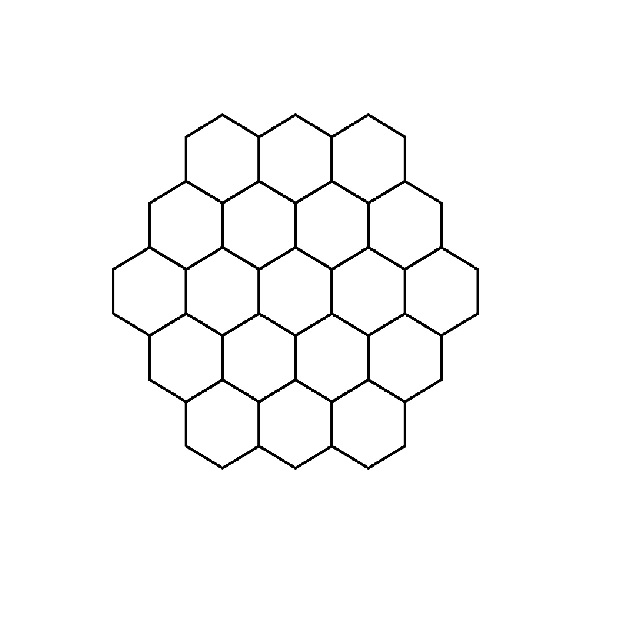
#> input picture example.jpg, 642 x 624 px
$ python -i contour2.py   (imports and definitions only)
#> lines starting #> are read from the running program, lines starting #| are printed output that depends on the picture; after the words box and inside, x2 and y2 are one past the last pixel; in counts of white or black regions, pixels touching at a corner belong together
#> further down, picture is the input picture: shape (624, 642, 3); min 0, max 255, mean 249.6
import numpy as np
import cv2
import streamlit as st


def canny_edge_detection(image, threshold1, threshold2):
    # Convert image to grayscale
#> called with threshold1 = 100, threshold2 = 200
    gray_image = cv2.cvtColor(image, cv2.COLOR_BGR2GRAY)
    # Apply Gaussian blur to remove noise
    blurred_image = cv2.GaussianBlur(gray_image, (5, 5), 0)
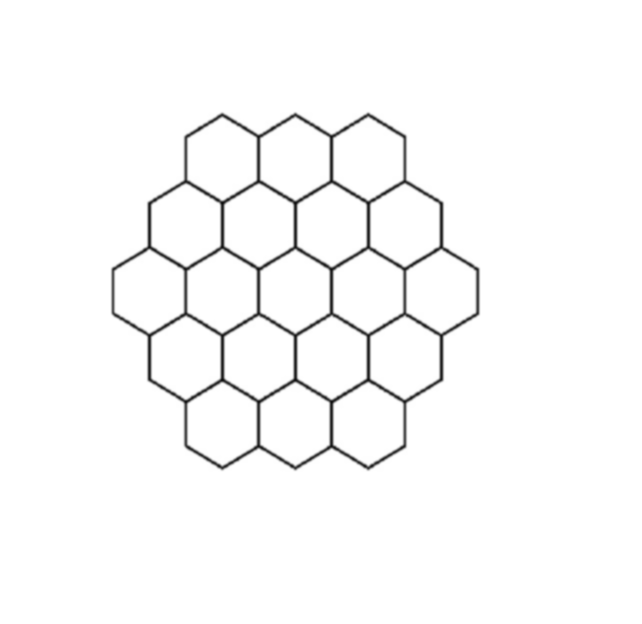
#> blurred_image: shape (624, 642); min 13, max 255, mean 249.6
    # Apply Canny edge detection
    edges = cv2.Canny(blurred_image, threshold1, threshold2)
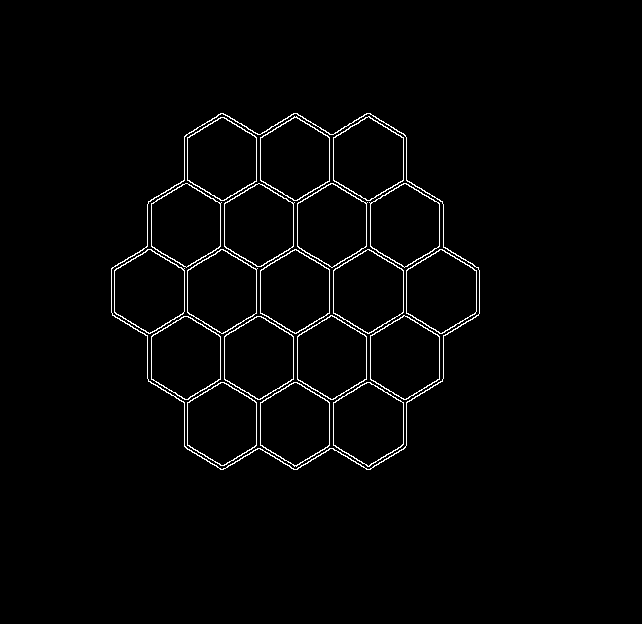
#> edges: shape (624, 642); 1.8% white in thin lines or dots, all inside (x1, y1, x2, y2) = (111, 113, 480, 470)
    return edges

def findContours(image, mode=cv2.RETR_EXTERNAL, method=cv2.CHAIN_APPROX_SIMPLE):
    # Apply Canny edge detection
    edges = canny_edge_detection(image, threshold1=100, threshold2=200)

    # Find contours in the image
    contours = []
    hierarchy = None
    rows, cols = edges.shape
#> rows = 624; cols = 642
    visited = np.zeros((rows, cols))

    for i in range(rows):
        for j in range(cols):
            if edges[i][j] == 255 and visited[i][j] == 0:
                contour = []
                stack = [(i, j)]
                while len(stack) > 0:
                    y, x = stack.pop()
                    visited[y][x] = 1
                    contour.append((x, y))
                    neighbors = [(y-1, x), (y+1, x), (y, x-1), (y, x+1)]
                    for ny, nx in neighbors:
                        if ny >= 0 and ny < rows and nx >= 0 and nx < cols and edges[ny][nx] == 255 and visited[ny][nx] == 0:
                            stack.append((ny, nx))
                if len(contour) > 0:
                    contours.append(np.array(contour))

    return contours, hierarchy

def contour_detection(image, threshold1=100, threshold2=200):
    # Apply Canny edge detection
    # edges = canny_edge_detection(image, threshold1, threshold2)
    # Find contours in the image
    contours, hierarchy = findContours(image, cv2.RETR_EXTERNAL, cv2.CHAIN_APPROX_SIMPLE)
#> contours = 140 items
    # Draw contours on the image
    contours_image = np.zeros_like(image)
    cv2.drawContours(contours_image, contours, -1, (0, 255, 0), 2)
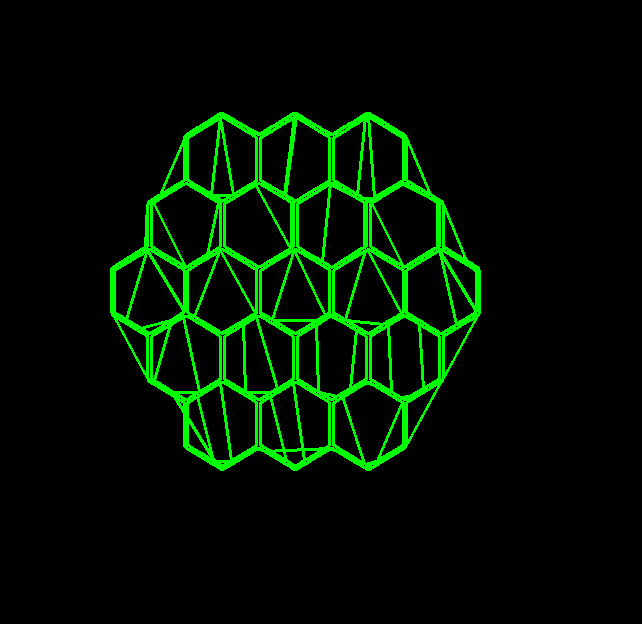
#> contours_image: shape (624, 642, 3); mean of channels 0, 1, 2 0, 17.3, 0; drawn as B, G, R
    return contours_image


#############################################################
# [19 lines not run here, left out]

>>> import cv2
>>> picture = cv2.imread('example.jpg')
>>> result = contour_detection(picture)
